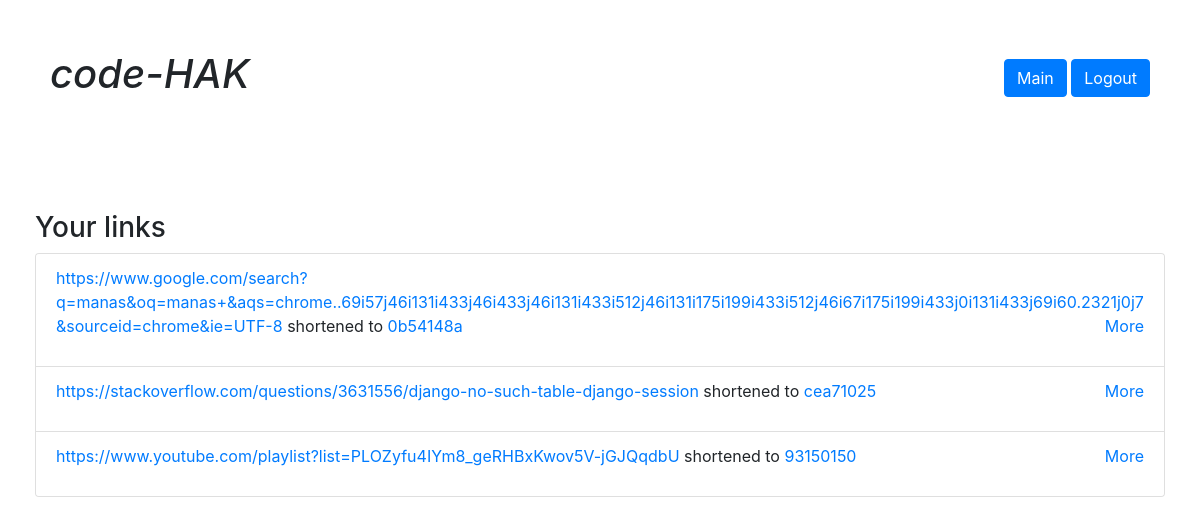
Page /links/ (signed in) on the committed database.
### engine/models.py (models this page shows, shortened)
class Url(models.Model):
    user = models.ForeignKey('auth.User', on_delete=models.CASCADE, null=True)
    original_url = models.CharField(max_length=1024)
    short_url = models.CharField(max_length=12)

### engine/views.py (the view)
# urls.py: path('links/', UserLinksView.as_view(), name='user_links_list'),
class UserLinksView(LoginRequiredMixin, ListView):
    model = Url
    context_object_name = 'urls'
    template_name = 'user_links_list.html'
    def get_queryset(self):
        return self.model.objects.filter(user=self.request.user).order_by('-pk')  #fetching the objects of class url where user is user

### templates/user_links_list.html
{% extends 'base.html' %}
{% block content %}
    <div id="wrapper">
        <div class="menu">
            <div class=logo><h1>code-HAK</h1></div>
        <div class=pages>
            <a class="btn btn-primary" href="{% url 'main' %}">Main</a>
            <a class="btn btn-primary" href="{% url 'logout' %}">Logout</a>
        </div>
    </div>
        <div class="container-fluid" style="padding: 35px;">
            <h3>Your links</h3>
            <div class="card" style="width: 100%">
                <ul class="list-group list-group-flush">
                    {% for url in urls %}
                        <li class="list-group-item">
                            <a href="{{ url.original_url }}">{{ url.original_url }}</a> shortened to <a
                                href="/{{ url.short_url }}">{{ url.short_url }}</a>
                            <p style="float: right"><a href="{% url 'user_link_detail' url=url.short_url %}">More</a>
                            </p>
                        </li>
                    {% endfor %}
                </ul>
            </div>
        </div>
    </div>
{% endblock %}

### engine/static/css/style.css (style rules this page uses)
.menu { padding: 50px; display: flex; justify-content: space-between; align-items: center; width: 100%; }
.logo { float: left; font-style: oblique; }
.pages { float: right; }
.container-fluid { margin-top: 20px; }

### rows in the picture
Url: original_url "https://www.google.com/search?q=manas&oq=manas+&aqs=chrome..69i57j46i131i433j46i433j46i131i433i512j46i131i175i199i433i512j46i67i175i199i433j0i131i433j69i60.2321j0j7&sourceid=chrome&ie=UTF-8", short_url "0b54148a"
Url: original_url "https://stackoverflow.com/questions/3631556/django-no-such-table-django-session", short_url "cea71025"
Url: original_url "https://www.youtube.com/playlist?list=PLOZyfu4IYm8_geRHBxKwov5V-jGJQqdbU", short_url "93150150"
